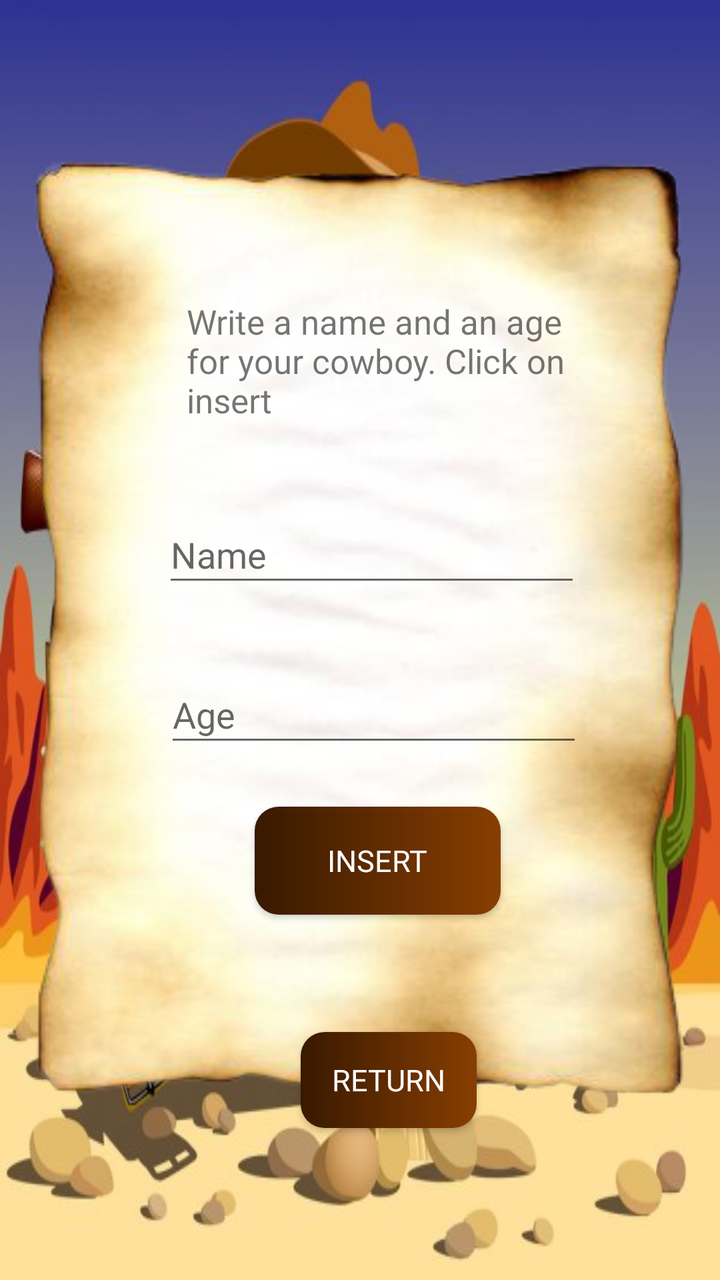
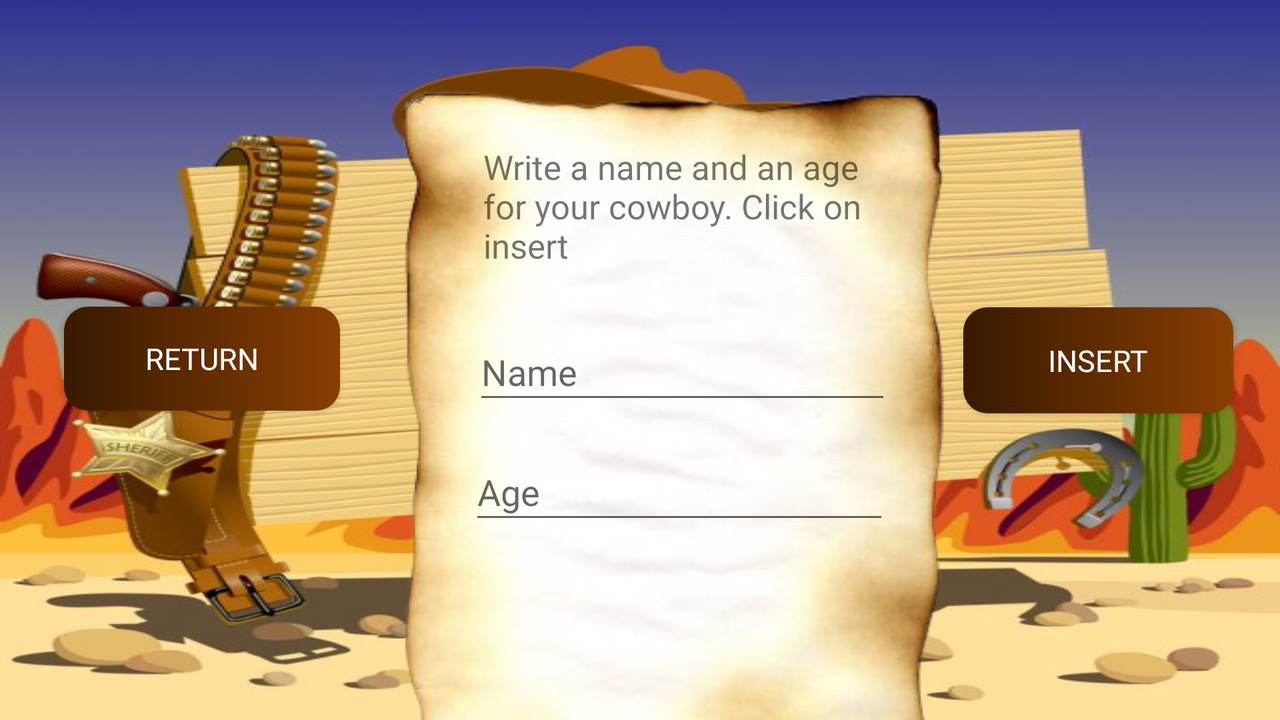

One screen, two layout resources from the same app: the default and the repository's alternative for another configuration. Each is rendered where Android would select it; the XML of both is given below.
<!-- AndroidManifest.xml: application theme Theme.PacMultimedia -->
<!-- res/layout/activity_insertar_datos.xml -->
<?xml version="1.0" encoding="utf-8"?>

<androidx.constraintlayout.widget.ConstraintLayout xmlns:android="http://schemas.android.com/apk/res/android"
    xmlns:app="http://schemas.android.com/apk/res-auto"
    xmlns:tools="http://schemas.android.com/tools"
    android:layout_width="match_parent"
    android:layout_height="match_parent"
    android:background="@drawable/base_datos"
    tools:context=".Insertar_datos">

    <RelativeLayout
        android:id="@+id/relative_ingreso"
        android:layout_width="358dp"
        android:layout_height="502dp"
        android:background="@drawable/hoja_quemada"
        app:layout_constraintBottom_toBottomOf="parent"
        app:layout_constraintEnd_toEndOf="parent"
        app:layout_constraintHorizontal_bias="0.642"
        app:layout_constraintStart_toStartOf="parent"
        app:layout_constraintTop_toTopOf="parent"
        app:layout_constraintVertical_bias="0.458">


        <EditText
            android:id="@+id/texto_edad_ingreso"
            android:layout_width="wrap_content"
            android:layout_height="wrap_content"
            android:layout_alignParentStart="true"
            android:layout_alignParentTop="true"
            android:layout_alignParentEnd="true"
            android:layout_alignParentBottom="true"
            android:layout_marginStart="81dp"
            android:layout_marginTop="270dp"
            android:layout_marginEnd="68dp"
            android:layout_marginBottom="187dp"
            android:ems="10"
            android:hint="@string/hintEdad"
            android:inputType="number"
            android:autofillHints="" />

        <EditText
            android:id="@+id/texto_nombre_ingreso"
            android:layout_width="wrap_content"
            android:layout_height="wrap_content"
            android:layout_alignParentStart="true"
            android:layout_alignParentTop="true"
            android:layout_alignParentEnd="true"
            android:layout_alignParentBottom="true"
            android:layout_marginStart="80dp"
            android:layout_marginTop="190dp"
            android:layout_marginEnd="69dp"
            android:layout_marginBottom="267dp"
            android:ems="10"
            android:hint="@string/hintNombre"
            android:inputType="text" />



        <android.widget.Button
            android:id="@+id/boton_ingreso"
            style="@style/botones_activity_uno"
            android:layout_width="123dp"
            android:layout_height="44dp"
            android:layout_alignParentStart="true"
            android:layout_alignParentTop="true"
            android:layout_alignParentEnd="true"
            android:layout_alignParentBottom="true"
            android:layout_marginStart="126dp"
            android:layout_marginTop="@dimen/margen_top_boton_ingreso_search"
            android:layout_marginEnd="109dp"
            android:layout_marginBottom="@dimen/margen_bottom_boton_ingreso_search"
            android:text="@string/boton_ingresar" />



        <TextView
            android:id="@+id/texto_ingreso"
            android:layout_width="189dp"
            android:layout_height="73dp"
            android:layout_alignParentStart="true"
            android:layout_alignParentTop="true"
            android:layout_alignParentEnd="true"
            android:layout_alignParentBottom="true"
            android:layout_marginStart="92dp"
            android:layout_marginTop="86dp"
            android:layout_marginEnd="77dp"
            android:layout_marginBottom="343dp"
            android:text="@string/ayuda_ingreso"
            android:textSize="@dimen/descripcion_consulta" />
    </RelativeLayout>


    <android.widget.Button
        android:id="@+id/boton_volver_ingreso"
        style="@style/botones_activity_uno"
        android:layout_marginBottom="76dp"
        android:text="@string/volver"
        app:layout_constraintBottom_toBottomOf="parent"
        app:layout_constraintEnd_toEndOf="parent"
        app:layout_constraintHorizontal_bias="0.553"
        app:layout_constraintStart_toStartOf="parent"
        app:layout_constraintTop_toBottomOf="@+id/relative_consulta"
        app:layout_constraintVertical_bias="0.0"
        android:onClick="volverPrincipal"/>
</androidx.constraintlayout.widget.ConstraintLayout>
<!-- resources referenced by this layout -->
<resources>
  <!-- from res/values-xxhdpi/ -->
  <dimen name="descripcion_consulta">17dp</dimen>
  <!-- from res/values-xxhdpi/ -->
  <dimen name="margen_bottom_boton_ingreso_search">108dp</dimen>
  <!-- from res/values-xxhdpi/ -->
  <dimen name="margen_top_boton_ingreso_search">340dp</dimen>
  <!-- drawable base_datos: jpg bitmap (drawable-v24, 60480 bytes) -->
  <!-- drawable hoja_quemada: png bitmap (drawable-v24, 143013 bytes) -->
  <string name="ayuda_ingreso">Write a name and an age for your cowboy. Click on insert</string>
  <string name="boton_ingresar">Insert</string>
  <string name="hintEdad">Age</string>
  <string name="hintNombre">Name</string>
  <string name="volver">Return</string>
  <style name="botones_activity_uno">
          <item name="android:background">@drawable/corner_color_boton</item>
          <item name="android:layout_width">wrap_content</item>
          <item name="android:layout_height">wrap_content</item>
          <item name="android:textColor">@color/white</item>
          <item name="android:fontFamily">@font/drift</item>
          <item name="android:textSize">@dimen/texto_boton</item>
      </style>
  <style name="Theme.PacMultimedia" parent="Theme.MaterialComponents.DayNight.DarkActionBar" />
  <!-- drawable corner_color_boton (drawable) -->
  <?xml version="1.0" encoding="utf-8"?>
  
  
  <shape xmlns:android="http://schemas.android.com/apk/res/android">
              
              <gradient
                  android:startColor="#381900"
                  android:endColor="#883E01"
                  android:angle="0"
                  ></gradient>
              <corners android:radius="12dp"></corners>
          </shape>
  <color name="white">#FFFFFFFF</color>
  <!-- from res/values-xxhdpi/ -->
  <dimen name="texto_boton">15sp</dimen>
</resources>
<!-- res/layout-land/activity_insertar_datos.xml (the repository's variant of the layout above) -->
<!-- drawn on the phone turned sideways -->
<?xml version="1.0" encoding="utf-8"?>
<androidx.constraintlayout.widget.ConstraintLayout xmlns:android="http://schemas.android.com/apk/res/android"
    xmlns:app="http://schemas.android.com/apk/res-auto"
    xmlns:tools="http://schemas.android.com/tools"
    android:layout_width="match_parent"
    android:layout_height="match_parent"
    android:background="@drawable/base_datos"
    tools:context=".Insertar_datos">

    <RelativeLayout
        android:id="@+id/relative_ingreso"
        android:layout_width="299dp"
        android:layout_height="420dp"
        android:layout_marginTop="@dimen/margen_top_relative"
        android:background="@drawable/hoja_quemada"
        app:layout_constraintBottom_toBottomOf="parent"
        app:layout_constraintEnd_toEndOf="parent"
        app:layout_constraintHorizontal_bias="0.55"
        app:layout_constraintStart_toStartOf="parent"
        app:layout_constraintTop_toTopOf="parent"
        app:layout_constraintVertical_bias="0.495">


        <TextView
            android:id="@+id/texto_ingreso"
            android:layout_width="189dp"
            android:layout_height="73dp"
            android:layout_alignParentStart="true"
            android:layout_alignParentTop="true"
            android:layout_alignParentEnd="true"
            android:layout_alignParentBottom="true"
            android:layout_marginStart="54dp"
            android:layout_marginTop="41dp"
            android:layout_marginEnd="56dp"
            android:layout_marginBottom="306dp"
            android:text="@string/ayuda_ingreso"
            android:textSize="@dimen/descripcion_consulta" />

        <EditText
            android:id="@+id/texto_nombre_ingreso"
            android:layout_width="wrap_content"
            android:layout_height="wrap_content"
            android:layout_alignParentStart="true"
            android:layout_alignParentTop="true"
            android:layout_alignParentEnd="true"
            android:layout_alignParentBottom="true"
            android:layout_marginStart="49dp"
            android:layout_marginTop="131dp"
            android:layout_marginEnd="41dp"
            android:layout_marginBottom="244dp"
            android:ems="10"
            android:hint="@string/hintNombre"
            android:inputType="text" />

        <EditText
            android:id="@+id/texto_edad_ingreso"
            android:layout_width="wrap_content"
            android:layout_height="wrap_content"
            android:layout_alignParentStart="true"
            android:layout_alignParentTop="true"
            android:layout_alignParentEnd="true"
            android:layout_alignParentBottom="true"
            android:layout_marginStart="47dp"
            android:layout_marginTop="191dp"
            android:layout_marginEnd="42dp"
            android:layout_marginBottom="184dp"
            android:autofillHints=""
            android:ems="3"
            android:hint="@string/hintEdad"
            android:inputType="number" />

    </RelativeLayout>

    <android.widget.Button
        android:id="@+id/boton_ingreso"
        style="@style/botones_activity_uno"
        android:layout_width="135dp"
        android:layout_height="53dp"
        android:text="@string/boton_ingresar"
        app:layout_constraintBottom_toBottomOf="parent"
        app:layout_constraintEnd_toEndOf="parent"
        app:layout_constraintHorizontal_bias="0.954"
        app:layout_constraintStart_toStartOf="parent"
        app:layout_constraintTop_toTopOf="parent" />

    <android.widget.Button
        android:id="@+id/boton_volver_ingreso"
        style="@style/botones_activity_uno"
        android:layout_width="138dp"
        android:layout_height="52dp"
        android:onClick="volverPrincipal"
        android:text="@string/volver"
        app:layout_constraintBottom_toBottomOf="parent"
        app:layout_constraintEnd_toEndOf="parent"
        app:layout_constraintHorizontal_bias="0.064"
        app:layout_constraintStart_toStartOf="parent"
        app:layout_constraintTop_toTopOf="parent"
        app:layout_constraintVertical_bias="0.498" />


</androidx.constraintlayout.widget.ConstraintLayout>
<!-- resources referenced by the variant -->
<!-- as the phone turned sideways resolves them -->
<resources>
  <!-- from res/values-xxhdpi/ -->
  <dimen name="descripcion_consulta">17dp</dimen>
  <!-- from res/values-xxhdpi/ -->
  <dimen name="margen_top_relative">120dp</dimen>
  <!-- drawable base_datos: jpg bitmap (drawable-v24, 60480 bytes) -->
  <!-- drawable hoja_quemada: png bitmap (drawable-v24, 143013 bytes) -->
  <string name="ayuda_ingreso">Write a name and an age for your cowboy. Click on insert</string>
  <string name="boton_ingresar">Insert</string>
  <string name="hintEdad">Age</string>
  <string name="hintNombre">Name</string>
  <string name="volver">Return</string>
  <style name="botones_activity_uno">
          <item name="android:background">@drawable/corner_color_boton</item>
          <item name="android:layout_width">wrap_content</item>
          <item name="android:layout_height">wrap_content</item>
          <item name="android:textColor">@color/white</item>
          <item name="android:fontFamily">@font/drift</item>
          <item name="android:textSize">@dimen/texto_boton</item>
      </style>
  <style name="Theme.PacMultimedia" parent="Theme.MaterialComponents.DayNight.DarkActionBar" />
  <!-- drawable corner_color_boton (drawable) -->
  <?xml version="1.0" encoding="utf-8"?>
  
  
  <shape xmlns:android="http://schemas.android.com/apk/res/android">
              
              <gradient
                  android:startColor="#381900"
                  android:endColor="#883E01"
                  android:angle="0"
                  ></gradient>
              <corners android:radius="12dp"></corners>
          </shape>
  <color name="white">#FFFFFFFF</color>
  <!-- from res/values-xxhdpi/ -->
  <dimen name="texto_boton">15sp</dimen>
</resources>
